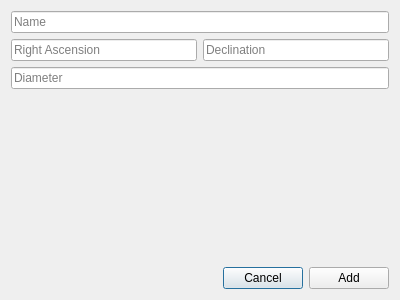
<?xml version="1.0" encoding="UTF-8"?>
<ui version="4.0">
 <class>AddWindow</class>
 <widget class="QDialog" name="AddWindow">
  <property name="geometry">
   <rect>
    <x>0</x>
    <y>0</y>
    <width>400</width>
    <height>300</height>
   </rect>
  </property>
  <property name="windowTitle">
   <string>AddStar</string>
  </property>
  <layout class="QVBoxLayout" name="verticalLayout">
   <item>
    <widget class="QLineEdit" name="editName">
     <property name="placeholderText">
      <string>Name</string>
     </property>
    </widget>
   </item>
   <item>
    <layout class="QHBoxLayout" name="horizontalLayout">
     <item>
      <widget class="QLineEdit" name="editAscension">
       <property name="placeholderText">
        <string>Right Ascension</string>
       </property>
      </widget>
     </item>
     <item>
      <widget class="QLineEdit" name="editDeclination">
       <property name="placeholderText">
        <string>Declination</string>
       </property>
      </widget>
     </item>
    </layout>
   </item>
   <item>
    <widget class="QLineEdit" name="editDiameter">
     <property name="placeholderText">
      <string>Diameter</string>
     </property>
    </widget>
   </item>
   <item>
    <spacer name="verticalSpacer">
     <property name="orientation">
      <enum>Qt::Vertical</enum>
     </property>
     <property name="sizeHint" stdset="0">
      <size>
       <width>20</width>
       <height>40</height>
      </size>
     </property>
    </spacer>
   </item>
   <item>
    <layout class="QHBoxLayout" name="horizontalLayout_2">
     <item>
      <spacer name="horizontalSpacer">
       <property name="orientation">
        <enum>Qt::Horizontal</enum>
       </property>
       <property name="sizeHint" stdset="0">
        <size>
         <width>40</width>
         <height>20</height>
        </size>
       </property>
      </spacer>
     </item>
     <item>
      <widget class="QPushButton" name="buttonCancel">
       <property name="text">
        <string>Cancel</string>
       </property>
      </widget>
     </item>
     <item>
      <widget class="QPushButton" name="buttonAdd">
       <property name="text">
        <string>Add</string>
       </property>
      </widget>
     </item>
    </layout>
   </item>
  </layout>
 </widget>
 <layoutdefault spacing="6" margin="11"/>
 <resources/>
 <connections/>
</ui>
